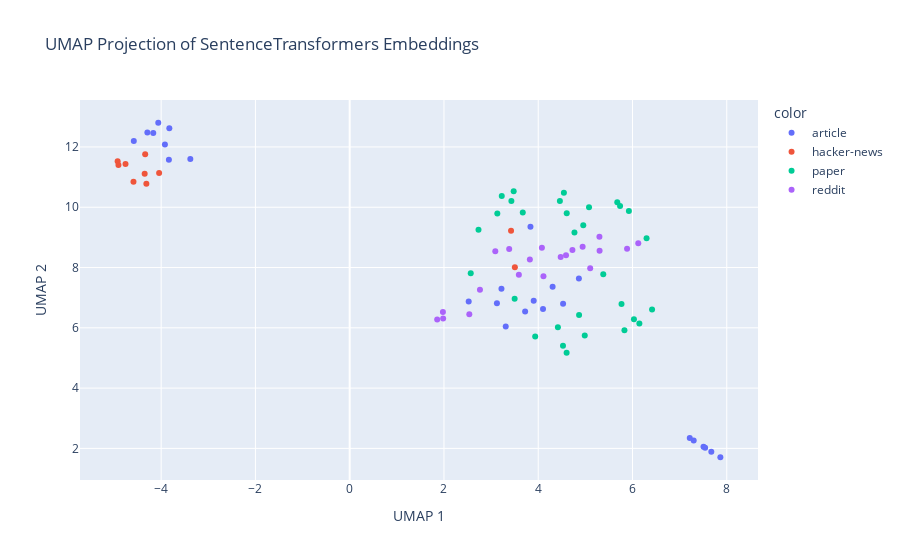

Here is the notebook cell this chart was saved with:
### Code cell
from sentence_transformers import SentenceTransformer


# Generate SentenceTransformers embeddings
model = SentenceTransformer('all-mpnet-base-v2')
sentence_embeddings = model.encode(processed_documents)

# Apply UMAP to SentenceTransformers embeddings
umap_sentence = umap.UMAP(n_neighbors=5, min_dist=0.3, metric='cosine')
sentence_umap_embeddings = umap_sentence.fit_transform(sentence_embeddings)

# Combine titles, texts, and types for hover information
hover_texts = [f"Title: {entry[0]}" for key in data for entry in data[key]]
document_types = [entry[2] for key in data for entry in data[key]]

# Create interactive plot for SentenceTransformers embeddings
fig_sentence = px.scatter(
    x=sentence_umap_embeddings[:, 0], y=sentence_umap_embeddings[:, 1],
    color=document_types, hover_data={'text': hover_texts},
    labels={'x': 'UMAP 1', 'y': 'UMAP 2'},
    title='UMAP Projection of SentenceTransformers Embeddings'
)

# Update hover data
fig_sentence.update_traces(marker=dict(size=5),
                           selector=dict(mode='markers+text'))

fig_sentence.show()

### Figure 1 — Plotly figure (JSON) as saved in the notebook; plotly's stock layout.template omitted (floating-point values rounded to 4 significant figures)
{"data": [{"customdata": [["Title: Here's the moment Nvidia became the AI king and what it must do this week to keep the throne"], ["Title: Tens Summoned by Criminal Police Over Protests"], ["Title: How are you using AI to cope with grief? We want to hear from you"], ["Title: Border Patrol agents reveal how easily terrorists and killers get into US despite being screened"], ["Title: Tech firm set to launch AI product, train students"], ["Title: German, French Leaders Say Georgian Government, Ruling Party “Deviate” from EU Path"], ["Title: Process of making passport will be made easier, says Naqvi"], ["Title: Brace up for AI, robotics, automation threats, CIPM boss charges workers"], ["Title: Buildout, Inc. Unveils Game-Changing Technology Stack including an AI-Enabled Mobile App"], ["Title: Danny Batth hints he's set to become free agent less than a year after Norwich City move in 42-word message"], ["Title: Personal Data Protection Service Says Regulatory Clarifications are Necessary in the Agents’ Law"], ["Title: Denver Broncos could resurrect career of former All-Pro wide receiver"], ["Title: 20 Premier League free agents Leeds United could sign including Arsenal, Newcastle United and Everton stars"], ["Title: Among AI infrastructure hopefuls, Qualcomm has become an unlikely ally"], ["Title: Bruins’ Jeremy Swayman Shares Clear Goal For Free Agency"], ["Title: Fund thesis: AI is the X-factor "], ["Title: Despite Salaries Below $500,000, Here’s How College Football Coaches Build Million-Dollar Empires"], ["Title: Customer service staff hired at HMRC – without speaking to a human"], ["Title: Swecha to develop Telugu language-centric Large Language Models"], ["Title: Beursweek begint rustig, beleggers kijken uit naar Fed en Nvidia"], ["Title: Putin pressas av hemliga agenter på hemmaplan"], ["Title: 12 New York Giants free agents remain as OTAs begin"], ["Title: Heroes in green: Guardia Civil rescues baby locked in car"], ["Title: Finland to present plan to push back migrants on Russian border"], ["Title: Spam, junk … slop? The latest wave of AI behind the ‘zombie internet’"]], "hovertemplate": "color=article<br>UMAP 1=%{x}<br>UMAP 2=%{y}<br>text=%{customdata[0]}<extra></extra>", "legendgroup": "article", "marker": {"color": "#636efa", "symbol": "circle"}, "mode": "markers", "name": "article", "orientation": "v", "showlegend": true, "type": "scatter", "x": [3.723, -4.168, 3.311, -3.836, 4.528, -4.062, -3.381, 4.305, 3.22, 7.215, -3.827, 7.507, 7.673, 3.124, 7.298, 3.904, 7.864, 3.835, 4.863, 4.102, -4.581, 7.541, -3.92, -4.293, 2.525], "xaxis": "x", "y": [6.543, 12.46, 6.04, 11.57, 6.798, 12.8, 11.6, 7.363, 7.3, 2.346, 12.62, 2.056, 1.891, 6.816, 2.263, 6.895, 1.706, 9.353, 7.638, 6.621, 12.2, 2.021, 12.08, 12.48, 6.874], "yaxis": "y"}, {"customdata": [["Title: Huginn: Create agents that monitor and act on your behalf"], ["Title: Agents raid home of fired Florida data scientist who built Covid-19 dashboard"], ["Title: Amazon reportedly has Pinkerton agents surveil workers who try to form unions"], ["Title: I am under surveillance by Canadian agents, my computer has been backdoored"], ["Title: U.S. directs agents to cover up program used to investigate Americans"], ["Title: FBI agents accuse CIA of 9/11 coverup"], ["Title: SCOTUS rules you may sue government agents for damages when they violate rights"], ["Title: Generative Agents: Interactive Simulacra of Human Behavior"], ["Title: Sergey Aleynikov Sues FBI Agents Who Arrested Him"], ["Title: Be Careful when Speaking to Federal Agents - 18 U.S.C. Section 1001"]], "hovertemplate": "color=hacker-news<br>UMAP 1=%{x}<br>UMAP 2=%{y}<br>text=%{customdata[0]}<extra></extra>", "legendgroup": "hacker-news", "marker": {"color": "#EF553B", "symbol": "circle"}, "mode": "markers", "name": "hacker-news", "orientation": "v", "showlegend": true, "type": "scatter", "x": [3.504, -4.339, -4.923, -4.044, -4.756, -4.35, -4.906, 3.423, -4.314, -4.588], "xaxis": "x", "y": [8.013, 11.76, 11.52, 11.14, 11.44, 11.11, 11.4, 9.221, 10.78, 10.84], "yaxis": "y"}, {"customdata": [["Title: How Far Are We From AGI"], ["Title: Societal Adaptation to Advanced AI"], ["Title: Fine-Tuning Large Vision-Language Models as Decision-Making Agents via Reinforcement Learning"], ["Title: Biasing & Debiasing based Approach Towards Fair Knowledge Transfer for Equitable Skin Analysis"], ["Title: When LLMs step into the 3D World: A Survey and Meta-Analysis of 3D Tasks via Multi-modal Large Language Models"], ["Title: Co-Matching: Towards Human-Machine Collaborative Legal Case Matching"], ["Title: Novel Data Models for Inter-operable LCA Frameworks"], ["Title: A Design Trajectory Map of Human-AI Collaborative Reinforcement Learning Systems: Survey and Taxonomy"], ["Title: GPT Store Mining and Analysis"], ["Title: \"The Death of Wikipedia?\" -- Exploring the Impact of ChatGPT on Wikipedia Engagement"], ["Title: A Guide to Tracking Phylogenies in Parallel and Distributed Agent-based Evolution Models"], ["Title: Speaker Verification in Agent-Generated Conversations"], ["Title: Towards Consistent and Explainable Motion Prediction using Heterogeneous Graph Attention"], ["Title: StyloAI: Distinguishing AI-Generated Content with Stylometric Analysis"], ["Title: Red Teaming Language Models for Contradictory Dialogues"], ["Title: When Large Language Model Meets Optimization"], ["Title: Optimizing Search and Rescue UAV Connectivity in Challenging Terrain through Multi Q-Learning"], ["Title: Silicon nitride integrated photonics from visible to mid-infrared spectra"], ["Title: Solving the enigma: Deriving optimal explanations of deep networks"], ["Title: Semantic Communication via Rate Distortion Perception Bottleneck"], ["Title: Pedestrian evacuations with imitation of cooperative behavior"], ["Title: Mitigating Text Toxicity with Counterfactual Generation"], ["Title: DEBATE: Devil's Advocate-Based Assessment and Text Evaluation"], ["Title: Stock Market Dynamics Through Deep Learning Context"], ["Title: Infrared Adversarial Car Stickers"], ["Title: \"Hunt Takes Hare\": Theming Games Through Game-Word Vector Translation"], ["Title: IGOT: Information Gain Optimized Tokenizer on Domain Adaptive Pretraining"], ["Title: Organizational Selection of Innovation"], ["Title: Nearly Minimax Optimal Regret for Multinomial Logistic Bandit"], ["Title: Human-AI Safety: A Descendant of Generative AI and Control Systems Safety"]], "hovertemplate": "color=paper<br>UMAP 1=%{x}<br>UMAP 2=%{y}<br>text=%{customdata[0]}<extra></extra>", "legendgroup": "paper", "marker": {"color": "#00cc96", "symbol": "circle"}, "mode": "markers", "name": "paper", "orientation": "v", "showlegend": true, "type": "scatter", "x": [4.418, 3.936, 5.078, 5.767, 4.769, 4.605, 5.38, 5.677, 2.733, 2.568, 6.299, 4.46, 6.146, 3.226, 4.545, 4.956, 5.924, 4.867, 6.031, 6.415, 4.602, 3.479, 3.431, 5.829, 4.987, 3.672, 3.132, 3.5, 5.737, 4.526], "xaxis": "x", "y": [6.017, 5.712, 10.0, 6.789, 9.161, 9.802, 7.773, 10.16, 9.256, 7.814, 8.974, 10.21, 6.144, 10.37, 10.48, 9.399, 9.875, 6.424, 6.287, 6.607, 5.169, 10.53, 10.21, 5.918, 5.745, 9.827, 9.795, 6.968, 10.04, 5.406], "yaxis": "y"}, {"customdata": [["Title: LLM Agent platforms"], ["Title: CRISPR-GPT: An LLM Agent for Automated Design of Gene-Editing Experiments"], ["Title: Nuggt: A LLM Agent that runs on Wizcoder-15B (4-bit Quantised). It's time to democratise LLM Agents"], ["Title: No, LLM Agents can not Autonomously Exploit One-day Vulnerabilities."], ["Title: [R] Data Interpreter: An LLM Agent for Data Science"], ["Title: Launching AgentSearch - A local search engine for your LLM agent"], ["Title: [P] Nuggt: A LLM Agent that runs on Wizcoder-15B (4-bit Quantised). It's time to democratise LLM Agents"], ["Title: LLM agents can autonomously exploit one-day vulnerabilities"], ["Title: [R] CRISPR-GPT: An LLM Agent for Automated Design of Gene-Editing Experiments"], ["Title: Nuggt: A LLM Agent the runs on WizardCoder-15B (4-bit quantised). It's time to democratise LLM Agents"], ["Title: [R] AIOS: LLM Agent Operating System"], ["Title: 🌟📚 Introducing LLM-Agents-Papers-for-Simulation Repository! 📚🌟"], ["Title: LLM Agents can Autonomously Exploit One-day Vulnerabilities"], ["Title: AIOS: LLM Agent Operating System"], ["Title: What's the use case for LLM agents?"], ["Title: 🌟📚 Introducing LLM-Agents-Papers-for-Simulation Repository! 📚🌟"], ["Title: LLM Agents can Autonomously Hack Websites"], ["Title: LLM Agents can Autonomously Hack Websites"], ["Title: Looking for best resources on LLM Agents"], ["Title: LLM agent writes code to train robots"]], "hovertemplate": "color=reddit<br>UMAP 1=%{x}<br>UMAP 2=%{y}<br>text=%{customdata[0]}<extra></extra>", "legendgroup": "reddit", "marker": {"color": "#ab63fa", "symbol": "circle"}, "mode": "markers", "name": "reddit", "orientation": "v", "showlegend": true, "type": "scatter", "x": [4.59, 3.089, 3.589, 2.764, 5.103, 4.111, 3.822, 2.538, 3.384, 4.078, 5.299, 6.123, 1.983, 5.302, 4.476, 5.885, 1.978, 1.856, 4.942, 4.726], "xaxis": "x", "y": [8.408, 8.539, 7.764, 7.262, 7.975, 7.714, 8.265, 6.449, 8.613, 8.655, 9.019, 8.804, 6.308, 8.556, 8.345, 8.625, 6.525, 6.279, 8.687, 8.581], "yaxis": "y"}], "layout": {"legend": {"title": {"text": "color"}, "tracegroupgap": 0}, "title": {"text": "UMAP Projection of SentenceTransformers Embeddings"}, "xaxis": {"anchor": "y", "domain": [0, 1], "title": {"text": "UMAP 1"}}, "yaxis": {"anchor": "x", "domain": [0, 1], "title": {"text": "UMAP 2"}}}}
